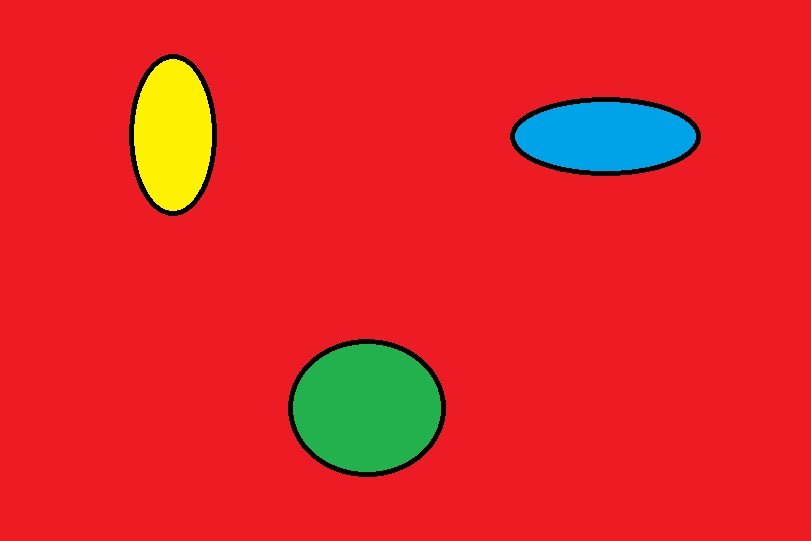
//> input picture code/blob.jpg, 811 x 541 px
$ ./bloby   (built with g++ and OpenCV 4)
//> lines starting //> are read from the running program, lines starting //| are printed output that depends on the picture; after the words box and inside, x2 and y2 are one past the last pixel; in counts of white or black regions, pixels touching at a corner belong together
//OpenCV Headers
#include<cv.h>
#include<highgui.h>
//Input-Output
#include<stdio.h>
//Blob Library Headers
#include"cvblob.h"
//NameSpaces


using namespace cvb;
using namespace std;


void detectblob(IplImage* img)
{
     int i,h,s,v,j;
     IplImage* output_blue;
    IplImage* blob_outputblue;
    IplImage* labelImg_blue;
    IplImage* output_one;

    uchar* pointer;

    uchar* output_pointer_blue;

    output_blue=cvCreateImage(cvGetSize(img),IPL_DEPTH_8U,1);

    pointer = (uchar*)img->imageData;

    output_pointer_blue = (uchar*)output_blue->imageData;

    for(i=0;i<img->height;i++)
            for(j=0;j<img->width;j++)
            {
                   h=pointer[i*img->widthStep + j*img->nChannels+0];
                   s=pointer[i*img->widthStep + j*img->nChannels+1];
                   v=pointer[i*img->widthStep + j*img->nChannels+2];

                                       if((h>=95 &&h<=105)&&s>=252&&s<=255 &&v>=230 &&v<=255)//blue
                                                                         output_pointer_blue[i*output_blue->widthStep + j]=255;
                                       else
                                                                          output_pointer_blue[i*output_blue->widthStep + j]=0;
             }


     cvNamedWindow("output_blue");
      cvShowImage("output_blue", output_blue);
      //cvWaitKey(5);
}
      // [7 lines of commented-out code are left out]


int main()
{
  IplImage* img;
  IplImage* img_hsv;


  img=cvLoadImage("blob.jpg");
//> img is the input picture: 541 rows x 811 cols, CV_8UC3; mean B, G, R 40.6, 39.4, 221.9

  img_hsv=cvCreateImage(cvGetSize(img),IPL_DEPTH_8U,3);

    while(1)
    {

        cvNamedWindow("Picture");
        cvShowImage("Picture",img);
        cvWaitKey(4);

        cvCvtColor(img,img_hsv,CV_BGR2HSV);
//> img_hsv: 541 rows x 811 cols, CV_8UC3; mean H, S, V 168.1, 226.5, 231.8

        detectblob(img_hsv);
//> after the loop in detectblob, `for(i=0;i<img->height;i++)`:
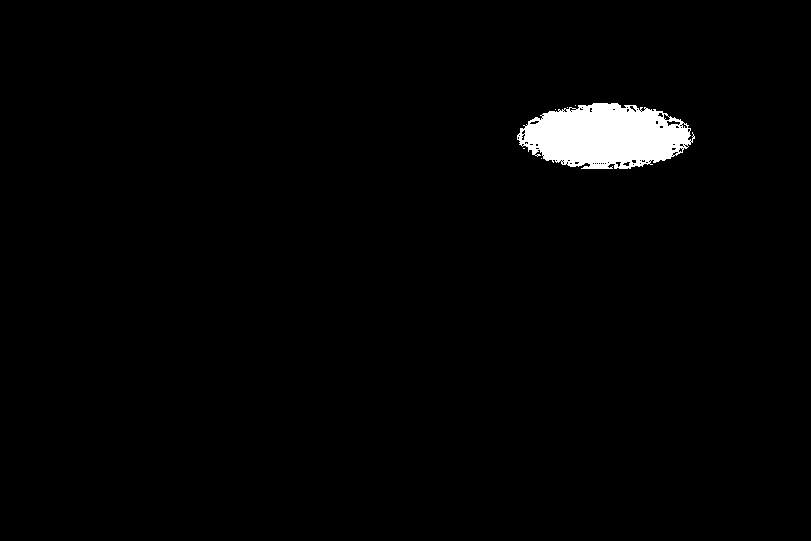
//> output_blue: 541 rows x 811 cols, CV_8UC1; 1.9% white; 6 white regions (5 under 20 px), largest, box (x1, y1, x2, y2) and area: (517, 103, 695, 169) 8349
//> after the loop in detectblob, `for(i=0;i<img->height;i++)`: h = 179; s = 226; v = 237


    }

    cvReleaseImage(&img_hsv);
}
